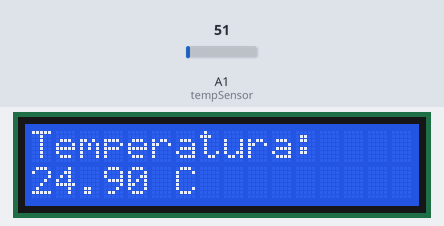
The sketch below on a simulated Arduino Uno, built with avr-gcc and run on an emulated ATmega328P. Shown: 16×2 character LCD. Inputs (shaded band) come from the test bench; at power-on: A1 (tempSensor) = 51.

Above: at 1.2 s.
1.3 s: A1 (tempSensor) set to 22
At 3.0 s:
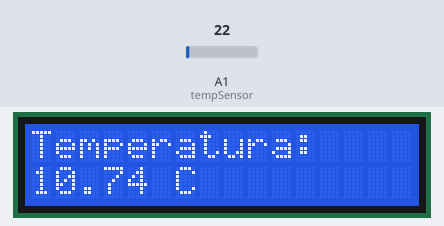
4.0 s: A1 (tempSensor) set to 19
At 4.7 s:
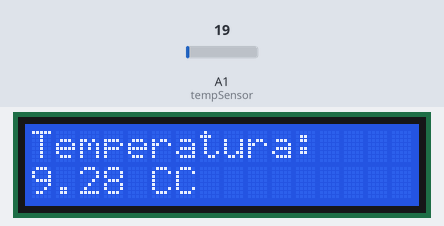
6.7 s: A1 (tempSensor) set to 15
At 9.4 s:
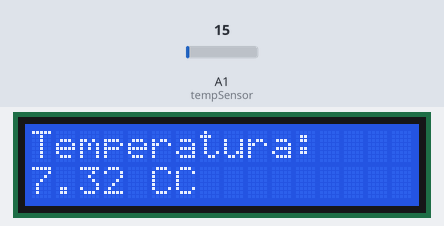
Timing chart, 0 to 10.9 s (numbered marks = the images above; inputs shaded):
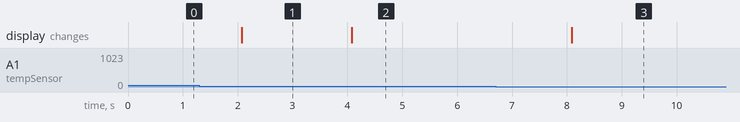

The sketch:

LCD_PrintTemp.ino
```cpp
/*
  Arduino Temp Sensor Reader on LCD
  Dev: Roland Liedtke
  Date: 31/12/2024
  LCD: justPi 16x2 with HD44780 driver
  Version: 1
*/

#include <LiquidCrystal.h>                    // LCD Library

const byte lcd_RS = 2;
const byte lcd_EN = 3;
const byte lcd_D4 = 4;
const byte lcd_D5 = 5;
const byte lcd_D6 = 6;
const byte lcd_D7 = 7;
const byte lcd_COL = 16;
const byte lcd_ROW = 2;

const byte tempSensor = A1;

LiquidCrystal lcd(lcd_RS, lcd_EN, lcd_D4, lcd_D5, lcd_D6, lcd_D7);    // Creates a variable of type LiquidCrystal(rs, {rw}, enable, d4, d5, d6, d7)

void setup() {
  lcd.begin(lcd_COL,lcd_ROW);                                         // Initializes the interface to the LCD screen
}


void loop() {
  lcd.home();
  float temp = ((analogRead(tempSensor) * 5.0) / 1024.0) * 100;
  lcd.print("Temperatura: ");
  lcd.setCursor(0, 1);
  lcd.print(temp);
  lcd.print(" C");
  delay(2000);
}
```

Measured:
- the behaviour switches between 21 and 20 on A1 (tempSensor) (found by bisection; images 1 and 2)
- after the input at 1.3 s, the display: changes after 0.77 s (image 1)
- after the input at 4.0 s, the display: changes after 0.08 s (image 2)
- after the input at 6.7 s, the display: changes after 1.4 s (image 3)
